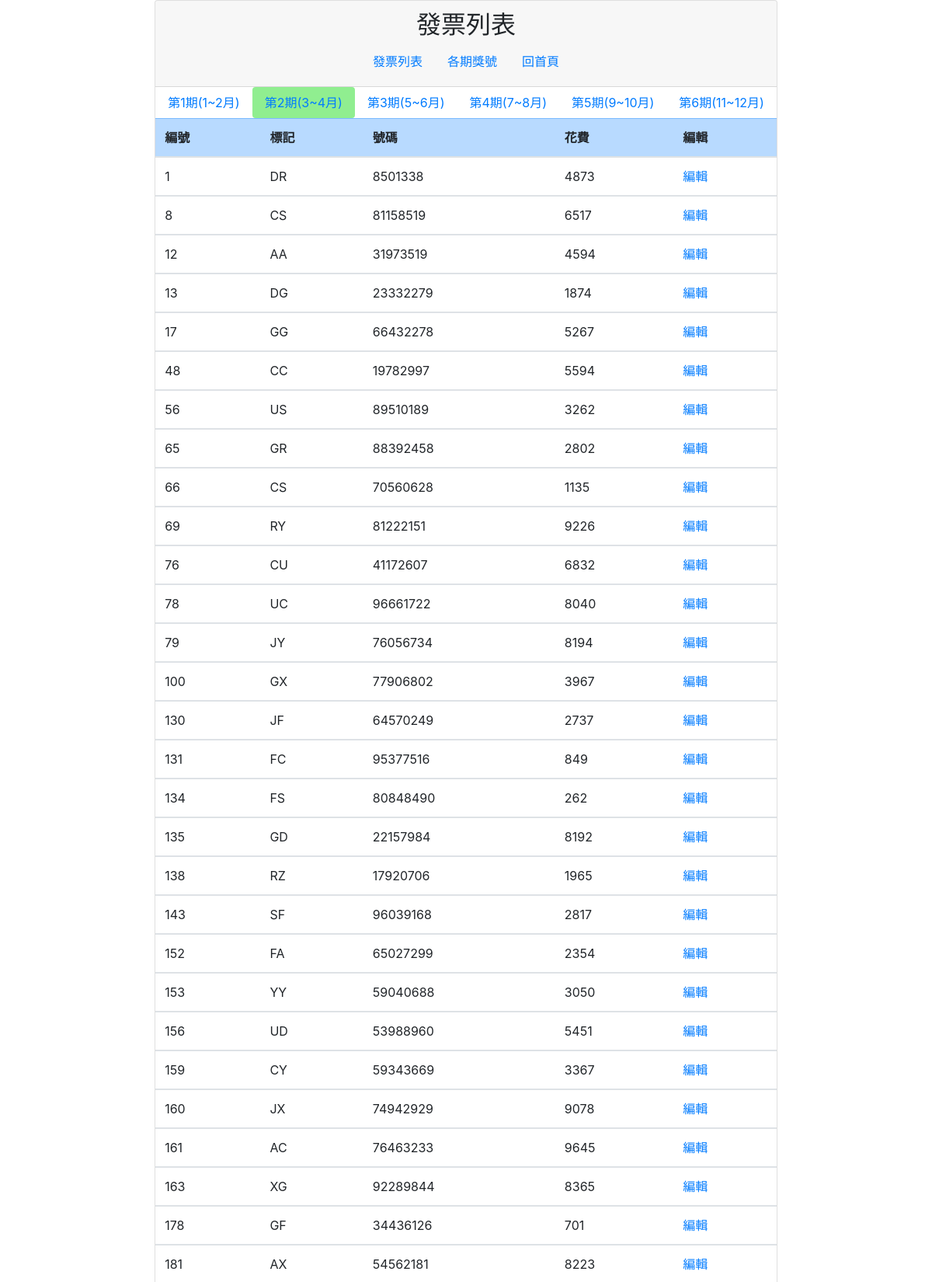
Screenshot of /list.php?period=2 (upper part) with the database file from the repository.
### tables this page shows
CREATE TABLE `invoice` (
  `id` int(10) UNSIGNED NOT NULL,
  `code` varchar(2) NOT NULL,
  `number` varchar(8) NOT NULL,
  `period` tinyint(1) UNSIGNED NOT NULL,
  `expend` int(10) UNSIGNED NOT NULL,
  `year` varchar(4) NOT NULL
);

### com/base.php (called while the page is built, shortened)
<?php
$dsn="mysql:host=localhost;charset=utf8;dbname=invoice";
$pdo=new PDO($dsn,'root',"");
function all($table,...$arg){
    global $pdo;
    $sql="select * from $table ";
    if(isset($arg[0]) && is_array($arg[0])){
        $tmp=[];
        foreach($arg[0] as $key => $value){
            $tmp[]=sprintf("`%s`='%s'",$key,$value);
        }
        $sql=$sql." where " . implode(" && ",$tmp);
    }
    return $pdo->query($sql)->fetchAll();
}
?>

### list.php (the view, shortened to what this page needs)
<?php
include "./com/base.php";
$period=ceil(date('n')/2);
if(isset($_GET['period'])){
    $period=$_GET['period'];
}
?>
<!DOCTYPE html>
<html lang="en">
<head>
    <link rel="stylesheet" href="plugin/bootstrap.min.css">
    <link rel="stylesheet" href="plugin/custom.css">
</head>
<body>
    <div class="card">
        <div class="card-header">
            <h2 style="text-align:center">發票列表</h2>
            <?php
                include_once "./include/header.php";
            ?>
        </div>
        <div>
            <nav class="nav nav-pills flex-column flex-sm-row">
                <a class="flex-sm-fill text-sm-center nav-link" href="list.php?period=1"
                        style="background:<?=($period==1)?'lightgreen':'white';?>">第1期(1~2月)</a>
                <a class="flex-sm-fill text-sm-center nav-link" href="list.php?period=2"
                        style="background:<?=($period==2)?'lightgreen':'white';?>">第2期(3~4月)</a>
                <a class="flex-sm-fill text-sm-center nav-link" href="list.php?period=3"
                        style="background:<?=($period==3)?'lightgreen':'white';?>">第3期(5~6月)</a>
                <a class="flex-sm-fill text-sm-center nav-link" href="list.php?period=4"
                        style="background:<?=($period==4)?'lightgreen':'white';?>">第4期(7~8月)</a>
                <a class="flex-sm-fill text-sm-center nav-link" href="list.php?period=5"
                        style="background:<?=($period==5)?'lightgreen':'white';?>">第5期(9~10月)</a>
                <a class="flex-sm-fill text-sm-center nav-link" href="list.php?period=6"
                        style="background:<?=($period==6)?'lightgreen':'white';?>">第6期(11~12月)</a>
            </nav>
        </div>
        <div>
            <?php
                $rows=all('invoice',['period'=>$period]);
            ?>
            <table class="table table-hover">
                <thead class="table-primary">
                    <tr>
                        <th scope="col">編號</th>
                        <th scope="col">標記</th>
                        <th scope="col">號碼</th>
                        <th scope="col">花費</th>
                        <th scope="col">編輯</th>
                    </tr>
                </thead>
                <?php
                    foreach($rows as $row){
                ?>
                <tbody>
                    <tr>
                        <td><?=$row['id'];?></td>
                        <td><?=$row['code'];?></td>
                        <td><?=$row['number'];?></td>
                        <td><?=$row['expend'];?></td>
                        <td><a href="edit_list.php?id=<?=$row['id'];?>" >編輯</a></td>
                    </tr>
                <?php
                    }
                ?>
                </tbody>
            </table>
        </div>
    </div>
</body>
</html>

### rows the page displays
invoice: id "1", code "DR", number "8501338", expend "4873"
invoice: id "8", code "CS", number "81158519", expend "6517"
invoice: id "12", code "AA", number "31973519", expend "4594"
invoice: id "13", code "DG", number "23332279", expend "1874"
invoice: id "17", code "GG", number "66432278", expend "5267"
invoice: id "48", code "CC", number "19782997", expend "5594"
invoice: id "56", code "US", number "89510189", expend "3262"
invoice: id "65", code "GR", number "88392458", expend "2802"
invoice: id "66", code "CS", number "70560628", expend "1135"
invoice: id "69", code "RY", number "81222151", expend "9226"
invoice: id "76", code "CU", number "41172607", expend "6832"
invoice: id "78", code "UC", number "96661722", expend "8040"
invoice: id "79", code "JY", number "76056734", expend "8194"
invoice: id "100", code "GX", number "77906802", expend "3967"
invoice: id "130", code "JF", number "64570249", expend "2737"
invoice: id "131", code "FC", number "95377516", expend "849"
invoice: id "134", code "FS", number "80848490", expend "262"
invoice: id "135", code "GD", number "22157984", expend "8192"
invoice: id "138", code "RZ", number "17920706", expend "1965"
invoice: id "143", code "SF", number "96039168", expend "2817"
invoice: id "152", code "FA", number "65027299", expend "2354"
invoice: id "153", code "YY", number "59040688", expend "3050"
invoice: id "156", code "UD", number "53988960", expend "5451"
invoice: id "159", code "CY", number "59343669", expend "3367"
invoice: id "160", code "JX", number "74942929", expend "9078"
invoice: id "161", code "AC", number "76463233", expend "9645"
invoice: id "163", code "XG", number "92289844", expend "8365"
invoice: id "178", code "GF", number "34436126", expend "701"
invoice: id "181", code "AX", number "54562181", expend "8223"
